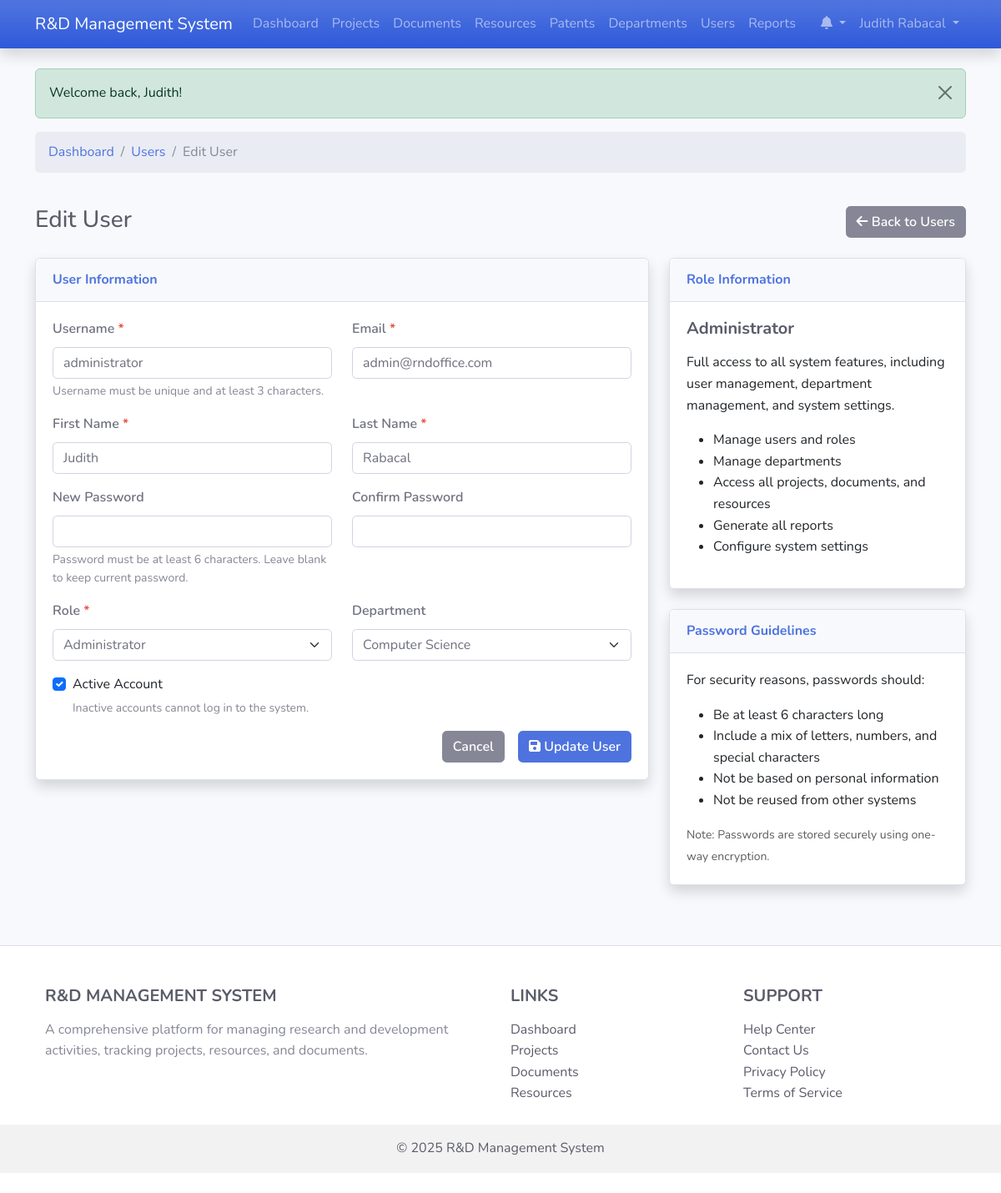
/users_form.php?id=2 (signed in), run on the app's committed database.
### tables this page shows
CREATE TABLE `users` (
  `id` int(11) NOT NULL,
  `username` varchar(50) NOT NULL,
  `password` varchar(255) NOT NULL,
  `email` varchar(100) NOT NULL,
  `first_name` varchar(50) NOT NULL,
  `last_name` varchar(50) NOT NULL,
  `role_id` int(11) NOT NULL,
  `department_id` int(11) DEFAULT NULL,
  `is_active` tinyint(1) DEFAULT 1,
  `last_login` datetime DEFAULT NULL,
  `created_at` timestamp NOT NULL DEFAULT current_timestamp(),
  `updated_at` timestamp NOT NULL DEFAULT current_timestamp() ON UPDATE current_timestamp()
);

CREATE TABLE `roles` (
  `id` int(11) NOT NULL,
  `name` varchar(50) NOT NULL,
  `description` text DEFAULT NULL,
  `permissions` text DEFAULT NULL,
  `created_at` timestamp NOT NULL DEFAULT current_timestamp(),
  `updated_at` timestamp NOT NULL DEFAULT current_timestamp() ON UPDATE current_timestamp()
);

CREATE TABLE `departments` (
  `id` int(11) NOT NULL,
  `name` varchar(100) NOT NULL,
  `description` text DEFAULT NULL,
  `location` varchar(255) DEFAULT NULL,
  `contact_email` varchar(100) DEFAULT NULL,
  `contact_phone` varchar(50) DEFAULT NULL,
  `created_at` timestamp NOT NULL DEFAULT current_timestamp(),
  `updated_at` timestamp NOT NULL DEFAULT current_timestamp() ON UPDATE current_timestamp()
);

### classes/BaseModel.php (called while the page is built, shortened)
<?php
require_once __DIR__ . '/../config/database.php';
abstract class BaseModel {
    protected $conn;
    protected $table_name;
    protected $id_column = 'id';
    public function __construct() {
        $database = new Database();
        $this->conn = $database->getConnection();
    }
    public function getAll($orderBy = null, $orderDirection = 'ASC', $limit = null, $offset = null) {
        $query = "SELECT * FROM " . $this->table_name;
        $stmt = $this->conn->prepare($query);
        $stmt->execute();
        return $stmt->fetchAll(PDO::FETCH_ASSOC);
    }
    public function getById($id) {
        $query = "SELECT * FROM " . $this->table_name . " WHERE " . $this->id_column . " = :id LIMIT 1";
        $stmt = $this->conn->prepare($query);
        $stmt->bindParam(':id', $id);
        $stmt->execute();
        return $stmt->fetch(PDO::FETCH_ASSOC);
    }
}
?>

### config/database.php (called while the page is built, shortened)
<?php
class Database {
    private $host = "localhost";
    private $db_name = "rd_management";
    private $username = "root";
    private $password = "";
    public function getConnection() {
        $this->conn = null;
        try {
            $this->conn = new PDO(
                "mysql:host=" . $this->host . ";dbname=" . $this->db_name,
                $this->username,
                $this->password
            );
            $this->conn->setAttribute(PDO::ATTR_ERRMODE, PDO::ERRMODE_EXCEPTION);
            $this->conn->exec("set names utf8");
        } catch(PDOException $exception) {
            echo "Connection error: " . $exception->getMessage();
        }
        return $this->conn;
    }
}
?>

### users_form.php (the view, shortened to what this page needs)
<?php
$userObj = new User();
$roleObj = new Role();
$departmentObj = new Department();
$currentUser = $userObj->getById($_SESSION['user_id']);
$userId = isset($_GET['id']) ? (int)$_GET['id'] : 0;
$isEdit = $userId > 0;
$userData = [
    'username' => '',
    'email' => '',
    'first_name' => '',
    'last_name' => '',
    'role_id' => '',
    'department_id' => '',
    'is_active' => 1
];
if ($isEdit) {
    $userData = $userObj->getById($userId);
    unset($userData['password']);
}
$roles = $roleObj->getAll();
$departments = $departmentObj->getAll();
include 'includes/header.php';
?>
<div class="row mb-4">
    <div class="col-md-12">
        <nav aria-label="breadcrumb">
            <ol class="breadcrumb">
                <li class="breadcrumb-item"><a href="index.php">Dashboard</a></li>
                <li class="breadcrumb-item"><a href="users.php">Users</a></li>
                <li class="breadcrumb-item active" aria-current="page"><?php echo $isEdit ? 'Edit User' : 'Add User'; ?></li>
            </ol>
        </nav>
    </div>
</div>
<div class="row mb-4">
    <div class="col-md-8">
        <h1 class="h3 mb-0 text-gray-800"><?php echo $isEdit ? 'Edit User' : 'Add User'; ?></h1>
    </div>
    <div class="col-md-4 text-md-end">
        <a href="users.php" class="btn btn-secondary">
            <i class="fas fa-arrow-left"></i> Back to Users
        </a>
    </div>
</div>
<div class="row">
    <div class="col-lg-8">
        <div class="card shadow mb-4">
            <div class="card-header py-3">
                <h6 class="m-0 font-weight-bold text-primary">User Information</h6>
            </div>
            <div class="card-body">
                <form action="<?php echo htmlspecialchars($_SERVER['PHP_SELF'] . ($isEdit ? '?id=' . $userId : '')); ?>" method="post" id="userForm">
                    <div class="row mb-3">
                        <div class="col-md-6">
                            <label for="username" class="form-label">Username <span class="text-danger">*</span></label>
                            <input type="text" class="form-control" id="username" name="username" value="<?php echo htmlspecialchars($userData['username']); ?>" required>
                            <div class="form-text">Username must be unique and at least 3 characters.</div>
                        </div>
                        <div class="col-md-6">
                            <label for="email" class="form-label">Email <span class="text-danger">*</span></label>
                            <input type="email" class="form-control" id="email" name="email" value="<?php echo htmlspecialchars($userData['email']); ?>" required>
                        </div>
                    </div>
                    <div class="row mb-3">
                        <div class="col-md-6">
                            <label for="first_name" class="form-label">First Name <span class="text-danger">*</span></label>
                            <input type="text" class="form-control" id="first_name" name="first_name" value="<?php echo htmlspecialchars($userData['first_name']); ?>" required>
                        </div>
                        <div class="col-md-6">
                            <label for="last_name" class="form-label">Last Name <span class="text-danger">*</span></label>
                            <input type="text" class="form-control" id="last_name" name="last_name" value="<?php echo htmlspecialchars($userData['last_name']); ?>" required>
                        </div>
                    </div>
                    <div class="row mb-3">
                        <div class="col-md-6">
                            <label for="password" class="form-label"><?php echo $isEdit ? 'New Password' : 'Password'; ?> <?php echo $isEdit ? '' : '<span class="text-danger">*</span>'; ?></label>
                            <input type="password" class="form-control" id="password" name="password" <?php echo $isEdit ? '' : 'required'; ?>>
                            <div class="form-text">Password must be at least 6 characters. <?php echo $isEdit ? 'Leave blank to keep current password.' : ''; ?></div>
                        </div>
                        <div class="col-md-6">
                            <label for="confirm_password" class="form-label">Confirm Password <?php echo $isEdit ? '' : '<span class="text-danger">*</span>'; ?></label>
                            <input type="password" class="form-control" id="confirm_password" name="confirm_password" <?php echo $isEdit ? '' : 'required'; ?>>
                        </div>
                    </div>
                    <div class="row mb-3">
                        <div class="col-md-6">
                            <label for="role_id" class="form-label">Role <span class="text-danger">*</span></label>
                            <select class="form-select" id="role_id" name="role_id" required>
                                <?php foreach ($roles as $role): ?>
                                    <option value="<?php echo $role['id']; ?>" <?php echo $userData['role_id'] == $role['id'] ? 'selected' : ''; ?>>
                                        <?php echo htmlspecialchars($role['name']); ?>
                                    </option>
                                <?php endforeach; ?>
                            </select>
                        </div>
                        <div class="col-md-6">
                            <label for="department_id" class="form-label">Department</label>
                            <select class="form-select" id="department_id" name="department_id">
                                <?php foreach ($departments as $department): ?>
                                    <option value="<?php echo $department['id']; ?>" <?php echo $userData['department_id'] == $department['id'] ? 'selected' : ''; ?>>
                                        <?php echo htmlspecialchars($department['name']); ?>
                                    </option>
                                <?php endforeach; ?>
                            </select>
                        </div>
                    </div>
                    <div class="mb-3 form-check">
                        <input type="checkbox" class="form-check-input" id="is_active" name="is_active" <?php echo $userData['is_active'] ? 'checked' : ''; ?>>
                        <label class="form-check-label" for="is_active">Active Account</label>
                        <div class="form-text">Inactive accounts cannot log in to the system.</div>
                    </div>
                    <div class="d-grid gap-2 d-md-flex justify-content-md-end">
                        <a href="users.php" class="btn btn-secondary me-md-2">Cancel</a>
                        <button type="submit" class="btn btn-primary">
                            <i class="fas fa-save"></i> <?php echo $isEdit ? 'Update User' : 'Create User'; ?>
                        </button>
                    </div>
                </form>
            </div>
        </div>
    </div>
    <div class="col-lg-4">
        <div class="card shadow mb-4">
            <div class="card-header py-3">
                <h6 class="m-0 font-weight-bold text-primary">Role Information</h6>
            </div>
            <div class="card-body">
                <div class="role-info" id="role-info-1" style="display: none;">
                    <h5>Administrator</h5>
                    <p>Full access to all system features, including user management, department management, and system settings.</p>
                    <ul>
                        <li>Manage users and roles</li>
                        <li>Manage departments</li>
                        <li>Access all projects, documents, and resources</li>
                        <li>Generate all reports</li>
                        <li>Configure system settings</li>
                    </ul>
                </div>
            </div>
        </div>
        <div class="card shadow mb-4">
            <div class="card-header py-3">
                <h6 class="m-0 font-weight-bold text-primary">Password Guidelines</h6>
            </div>
            <div class="card-body">
                <p>For security reasons, passwords should:</p>
                <ul>
                    <li>Be at least 6 characters long</li>
                    <li>Include a mix of letters, numbers, and special characters</li>
                    <li>Not be based on personal information</li>
                    <li>Not be reused from other systems</li>
                </ul>
                <p class="mb-0 text-muted"><small>Note: Passwords are stored securely using one-way encryption.</small></p>
            </div>
        </div>
    </div>
</div>
<?php
include 'includes/footer.php';
?>

### includes/header.php (shortened to what this page needs)
<?php
$isLoggedIn = isset($_SESSION['user_id']);
$currentUser = null;
if ($isLoggedIn) {
    $userObj = new User();
    $currentUser = $userObj->getById($_SESSION['user_id']);
}
$currentPage = basename($_SERVER['PHP_SELF']);
?>
<!DOCTYPE html>
<html lang="en">
<head>
    <link href="https://cdn.jsdelivr.net/npm/bootstrap@5.3.0-alpha1/dist/css/bootstrap.min.css" rel="stylesheet">
    <link rel="stylesheet" href="https://cdnjs.cloudflare.com/ajax/libs/font-awesome/6.0.0/css/all.min.css">
    <link rel="stylesheet" href="https://cdn.datatables.net/1.11.5/css/dataTables.bootstrap5.min.css">
    <link rel="stylesheet" href="assets/css/style.css">
</head>
<body>
    <nav class="navbar navbar-expand-lg navbar-dark bg-gradient-primary shadow">
        <div class="container">
            <a class="navbar-brand" href="index.php">R&D Management System</a>
            <div class="collapse navbar-collapse" id="navbarNav">
                <ul class="navbar-nav me-auto">
                    <?php if ($isLoggedIn): ?>
                        <li class="nav-item">
                            <a class="nav-link <?php echo $currentPage == 'index.php' ? 'active' : ''; ?>" href="index.php">Dashboard</a>
                        </li>
                        <li class="nav-item">
                            <a class="nav-link <?php echo $currentPage == 'projects.php' ? 'active' : ''; ?>" href="projects.php">Projects</a>
                        </li>
                        <li class="nav-item">
                            <a class="nav-link <?php echo $currentPage == 'documents.php' ? 'active' : ''; ?>" href="documents.php">Documents</a>
                        </li>
                        <li class="nav-item">
                            <a class="nav-link <?php echo $currentPage == 'resources.php' ? 'active' : ''; ?>" href="resources.php">Resources</a>
                        </li>
                        <li class="nav-item">
                            <a class="nav-link <?php echo $currentPage == 'patents.php' ? 'active' : ''; ?>" href="patents.php">Patents</a>
                        </li>
                        <?php if ($currentUser && $currentUser['role_id'] <= 2):  ?>
                            <li class="nav-item">
                                <a class="nav-link <?php echo $currentPage == 'departments.php' ? 'active' : ''; ?>" href="departments.php">Departments</a>
                            </li>
                            <li class="nav-item">
                                <a class="nav-link <?php echo $currentPage == 'users.php' ? 'active' : ''; ?>" href="users.php">Users</a>
                            </li>
                            <li class="nav-item">
                                <a class="nav-link <?php echo $currentPage == 'reports.php' ? 'active' : ''; ?>" href="reports.php">Reports</a>
                            </li>
                        <?php endif; ?>
                    <?php endif; ?>
                </ul>
                <ul class="navbar-nav">
                    <?php if ($isLoggedIn): ?>
                        <li class="nav-item dropdown">
                            <a class="nav-link dropdown-toggle" href="#" id="notificationsDropdown" role="button" data-bs-toggle="dropdown" aria-expanded="false">
                                <i class="fas fa-bell"></i>
                            </a>
                        </li>
                        <li class="nav-item dropdown">
                            <a class="nav-link dropdown-toggle" href="#" id="userDropdown" role="button" data-bs-toggle="dropdown" aria-expanded="false">
                                <?php echo htmlspecialchars($currentUser['first_name'] . ' ' . $currentUser['last_name']); ?>
                            </a>
                        </li>
                    <?php endif; ?>
                </ul>
            </div>
        </div>
    </nav>
    <div id="alert-container" class="position-fixed top-0 end-0 p-3" style="z-index: 1050;"></div>
    <div class="container mt-4">
        <?php
        if (isset($_SESSION['success_message'])) {
            echo '<div class="alert alert-success alert-dismissible fade show" role="alert">';
            echo htmlspecialchars($_SESSION['success_message']);
            echo '<button type="button" class="btn-close" data-bs-dismiss="alert" aria-label="Close"></button>';
            echo '</div>';
        }
        ?>

### data on the page
users: first_name+last_name "Judith Rabacal", username "administrator", email "admin@rndoffice.com", first_name "Judith", last_name "Rabacal", role_id "Administrator", department_id "Computer Science", is_active "☑"

### other printed values
$_SESSION['success_message'] "Welcome back, Judith!"
